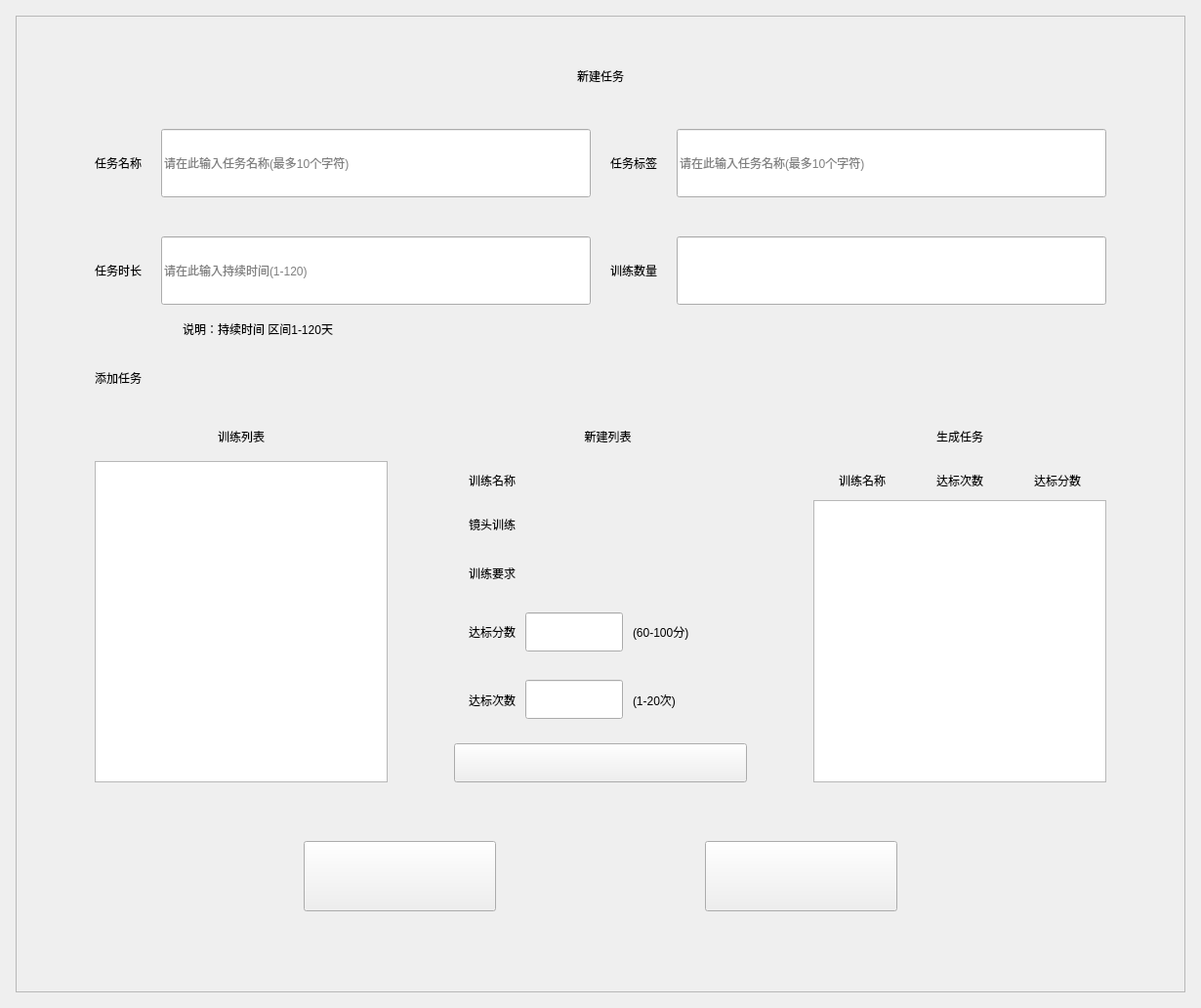
<?xml version="1.0" encoding="UTF-8"?>
<ui version="4.0">
 <class>SYModifyTrainTaskWindow</class>
 <widget class="QWidget" name="SYModifyTrainTaskWindow">
  <property name="geometry">
   <rect>
    <x>0</x>
    <y>0</y>
    <width>1230</width>
    <height>1032</height>
   </rect>
  </property>
  <property name="windowTitle">
   <string>SimLaparo</string>
  </property>
  <layout class="QVBoxLayout" name="verticalLayout_2">
   <item>
    <spacer name="verticalSpacer_4">
     <property name="orientation">
      <enum>Qt::Vertical</enum>
     </property>
     <property name="sizeHint" stdset="0">
      <size>
       <width>20</width>
       <height>87</height>
      </size>
     </property>
    </spacer>
   </item>
   <item>
    <layout class="QHBoxLayout" name="horizontalLayout_2">
     <item>
      <spacer name="horizontalSpacer_4">
       <property name="orientation">
        <enum>Qt::Horizontal</enum>
       </property>
       <property name="sizeHint" stdset="0">
        <size>
         <width>40</width>
         <height>20</height>
        </size>
       </property>
      </spacer>
     </item>
     <item>
      <widget class="QFrame" name="frame">
       <property name="minimumSize">
        <size>
         <width>1198</width>
         <height>1000</height>
        </size>
       </property>
       <property name="maximumSize">
        <size>
         <width>1198</width>
         <height>1000</height>
        </size>
       </property>
       <property name="frameShape">
        <enum>QFrame::StyledPanel</enum>
       </property>
       <property name="frameShadow">
        <enum>QFrame::Raised</enum>
       </property>
       <layout class="QVBoxLayout" name="verticalLayout" stretch="0,0">
        <property name="spacing">
         <number>0</number>
        </property>
        <property name="leftMargin">
         <number>80</number>
        </property>
        <property name="topMargin">
         <number>52</number>
        </property>
        <property name="rightMargin">
         <number>80</number>
        </property>
        <property name="bottomMargin">
         <number>82</number>
        </property>
        <item>
         <layout class="QVBoxLayout" name="verticalLayout_4">
          <property name="spacing">
           <number>0</number>
          </property>
          <item>
           <widget class="QLabel" name="lb_title">
            <property name="minimumSize">
             <size>
              <width>500</width>
              <height>0</height>
             </size>
            </property>
            <property name="text">
             <string>新建任务</string>
            </property>
            <property name="alignment">
             <set>Qt::AlignCenter</set>
            </property>
           </widget>
          </item>
          <item>
           <spacer name="verticalSpacer_7">
            <property name="orientation">
             <enum>Qt::Vertical</enum>
            </property>
            <property name="sizeType">
             <enum>QSizePolicy::Fixed</enum>
            </property>
            <property name="sizeHint" stdset="0">
             <size>
              <width>0</width>
              <height>45</height>
             </size>
            </property>
           </spacer>
          </item>
          <item>
           <widget class="QFrame" name="HeadFrame">
            <layout class="QHBoxLayout" name="TitleLayout">
             <property name="spacing">
              <number>20</number>
             </property>
             <property name="leftMargin">
              <number>0</number>
             </property>
             <property name="topMargin">
              <number>0</number>
             </property>
             <property name="rightMargin">
              <number>0</number>
             </property>
             <property name="bottomMargin">
              <number>0</number>
             </property>
             <item>
              <widget class="QLabel" name="lb_taskname">
               <property name="text">
                <string>任务名称</string>
               </property>
              </widget>
             </item>
             <item>
              <widget class="QLineEdit" name="edit_taskname">
               <property name="minimumSize">
                <size>
                 <width>0</width>
                 <height>70</height>
                </size>
               </property>
               <property name="maximumSize">
                <size>
                 <width>16777215</width>
                 <height>70</height>
                </size>
               </property>
               <property name="maxLength">
                <number>10</number>
               </property>
               <property name="placeholderText">
                <string>请在此输入任务名称(最多10个字符)</string>
               </property>
              </widget>
             </item>
             <item>
              <widget class="QLabel" name="lb_tasktag">
               <property name="text">
                <string>任务标签</string>
               </property>
              </widget>
             </item>
             <item>
              <widget class="QLineEdit" name="edit_tasktag">
               <property name="minimumSize">
                <size>
                 <width>0</width>
                 <height>70</height>
                </size>
               </property>
               <property name="placeholderText">
                <string>请在此输入任务名称(最多10个字符)</string>
               </property>
              </widget>
             </item>
            </layout>
           </widget>
          </item>
          <item>
           <spacer name="verticalSpacer">
            <property name="orientation">
             <enum>Qt::Vertical</enum>
            </property>
            <property name="sizeType">
             <enum>QSizePolicy::Fixed</enum>
            </property>
            <property name="sizeHint" stdset="0">
             <size>
              <width>20</width>
              <height>40</height>
             </size>
            </property>
           </spacer>
          </item>
          <item>
           <layout class="QHBoxLayout" name="horizontalLayout_6">
            <property name="spacing">
             <number>20</number>
            </property>
            <item>
             <widget class="QLabel" name="label_2">
              <property name="text">
               <string>任务时长</string>
              </property>
             </widget>
            </item>
            <item>
             <widget class="QLineEdit" name="edit_numday">
              <property name="minimumSize">
               <size>
                <width>0</width>
                <height>70</height>
               </size>
              </property>
              <property name="maximumSize">
               <size>
                <width>16777215</width>
                <height>70</height>
               </size>
              </property>
              <property name="maxLength">
               <number>3</number>
              </property>
              <property name="placeholderText">
               <string>请在此输入持续时间(1-120)</string>
              </property>
             </widget>
            </item>
            <item>
             <widget class="QLabel" name="lb_trainnum">
              <property name="text">
               <string>训练数量</string>
              </property>
             </widget>
            </item>
            <item>
             <widget class="QLineEdit" name="edit_numtrains">
              <property name="minimumSize">
               <size>
                <width>0</width>
                <height>70</height>
               </size>
              </property>
              <property name="readOnly">
               <bool>true</bool>
              </property>
             </widget>
            </item>
           </layout>
          </item>
          <item>
           <layout class="QHBoxLayout" name="horizontalLayout_8">
            <item>
             <spacer name="horizontalSpacer_7">
              <property name="orientation">
               <enum>Qt::Horizontal</enum>
              </property>
              <property name="sizeType">
               <enum>QSizePolicy::Fixed</enum>
              </property>
              <property name="sizeHint" stdset="0">
               <size>
                <width>90</width>
                <height>20</height>
               </size>
              </property>
             </spacer>
            </item>
            <item>
             <widget class="QLabel" name="label_14">
              <property name="minimumSize">
               <size>
                <width>0</width>
                <height>50</height>
               </size>
              </property>
              <property name="text">
               <string>说明：持续时间 区间1-120天</string>
              </property>
             </widget>
            </item>
           </layout>
          </item>
          <item>
           <widget class="QLabel" name="label_15">
            <property name="minimumSize">
             <size>
              <width>0</width>
              <height>50</height>
             </size>
            </property>
            <property name="maximumSize">
             <size>
              <width>16777215</width>
              <height>50</height>
             </size>
            </property>
            <property name="text">
             <string>添加任务</string>
            </property>
           </widget>
          </item>
          <item>
           <spacer name="verticalSpacer_6">
            <property name="orientation">
             <enum>Qt::Vertical</enum>
            </property>
            <property name="sizeType">
             <enum>QSizePolicy::Fixed</enum>
            </property>
            <property name="sizeHint" stdset="0">
             <size>
              <width>0</width>
              <height>10</height>
             </size>
            </property>
           </spacer>
          </item>
          <item>
           <layout class="QHBoxLayout" name="horizontalLayout_4">
            <property name="spacing">
             <number>0</number>
            </property>
            <property name="bottomMargin">
             <number>0</number>
            </property>
            <item>
             <widget class="QFrame" name="frame_left">
              <layout class="QVBoxLayout" name="verticalLayout_8">
               <property name="spacing">
                <number>0</number>
               </property>
               <property name="leftMargin">
                <number>0</number>
               </property>
               <property name="topMargin">
                <number>0</number>
               </property>
               <property name="rightMargin">
                <number>0</number>
               </property>
               <property name="bottomMargin">
                <number>0</number>
               </property>
               <item>
                <widget class="QLabel" name="label">
                 <property name="minimumSize">
                  <size>
                   <width>0</width>
                   <height>50</height>
                  </size>
                 </property>
                 <property name="maximumSize">
                  <size>
                   <width>16777215</width>
                   <height>50</height>
                  </size>
                 </property>
                 <property name="text">
                  <string>训练列表</string>
                 </property>
                 <property name="alignment">
                  <set>Qt::AlignCenter</set>
                 </property>
                </widget>
               </item>
               <item>
                <widget class="QTreeWidget" name="trainlist">
                 <property name="minimumSize">
                  <size>
                   <width>300</width>
                   <height>0</height>
                  </size>
                 </property>
                 <property name="maximumSize">
                  <size>
                   <width>300</width>
                   <height>16777215</height>
                  </size>
                 </property>
                 <property name="horizontalScrollBarPolicy">
                  <enum>Qt::ScrollBarAlwaysOff</enum>
                 </property>
                 <property name="indentation">
                  <number>0</number>
                 </property>
                 <property name="rootIsDecorated">
                  <bool>false</bool>
                 </property>
                 <property name="expandsOnDoubleClick">
                  <bool>false</bool>
                 </property>
                 <attribute name="headerVisible">
                  <bool>false</bool>
                 </attribute>
                 <column>
                  <property name="text">
                   <string notr="true">1</string>
                  </property>
                 </column>
                </widget>
               </item>
              </layout>
             </widget>
            </item>
            <item>
             <spacer name="horizontalSpacer_5">
              <property name="orientation">
               <enum>Qt::Horizontal</enum>
              </property>
              <property name="sizeHint" stdset="0">
               <size>
                <width>40</width>
                <height>20</height>
               </size>
              </property>
             </spacer>
            </item>
            <item>
             <widget class="QLabel" name="lb_arrow0">
              <property name="minimumSize">
               <size>
                <width>13</width>
                <height>18</height>
               </size>
              </property>
              <property name="maximumSize">
               <size>
                <width>13</width>
                <height>18</height>
               </size>
              </property>
              <property name="text">
               <string/>
              </property>
             </widget>
            </item>
            <item>
             <spacer name="horizontalSpacer_6">
              <property name="orientation">
               <enum>Qt::Horizontal</enum>
              </property>
              <property name="sizeHint" stdset="0">
               <size>
                <width>40</width>
                <height>20</height>
               </size>
              </property>
             </spacer>
            </item>
            <item>
             <layout class="QVBoxLayout" name="verticalLayout_7" stretch="0,0">
              <property name="spacing">
               <number>10</number>
              </property>
              <property name="leftMargin">
               <number>0</number>
              </property>
              <property name="bottomMargin">
               <number>0</number>
              </property>
              <item>
               <widget class="QFrame" name="frame_center">
                <property name="minimumSize">
                 <size>
                  <width>300</width>
                  <height>0</height>
                 </size>
                </property>
                <property name="maximumSize">
                 <size>
                  <width>300</width>
                  <height>16777215</height>
                 </size>
                </property>
                <layout class="QVBoxLayout" name="verticalLayout_9" stretch="0,0,0,0,0,0">
                 <property name="spacing">
                  <number>0</number>
                 </property>
                 <property name="leftMargin">
                  <number>15</number>
                 </property>
                 <property name="topMargin">
                  <number>0</number>
                 </property>
                 <property name="rightMargin">
                  <number>0</number>
                 </property>
                 <property name="bottomMargin">
                  <number>0</number>
                 </property>
                 <item>
                  <widget class="QLabel" name="label_3">
                   <property name="minimumSize">
                    <size>
                     <width>0</width>
                     <height>50</height>
                    </size>
                   </property>
                   <property name="maximumSize">
                    <size>
                     <width>16777215</width>
                     <height>50</height>
                    </size>
                   </property>
                   <property name="text">
                    <string>新建列表</string>
                   </property>
                   <property name="alignment">
                    <set>Qt::AlignCenter</set>
                   </property>
                  </widget>
                 </item>
                 <item>
                  <widget class="QLabel" name="label_5">
                   <property name="minimumSize">
                    <size>
                     <width>0</width>
                     <height>40</height>
                    </size>
                   </property>
                   <property name="maximumSize">
                    <size>
                     <width>16777215</width>
                     <height>40</height>
                    </size>
                   </property>
                   <property name="text">
                    <string>训练名称</string>
                   </property>
                  </widget>
                 </item>
                 <item>
                  <widget class="QLabel" name="lb_seltrainame">
                   <property name="minimumSize">
                    <size>
                     <width>0</width>
                     <height>50</height>
                    </size>
                   </property>
                   <property name="maximumSize">
                    <size>
                     <width>16777215</width>
                     <height>50</height>
                    </size>
                   </property>
                   <property name="text">
                    <string>镜头训练</string>
                   </property>
                  </widget>
                 </item>
                 <item>
                  <widget class="QLabel" name="label_4">
                   <property name="minimumSize">
                    <size>
                     <width>0</width>
                     <height>50</height>
                    </size>
                   </property>
                   <property name="maximumSize">
                    <size>
                     <width>16777215</width>
                     <height>50</height>
                    </size>
                   </property>
                   <property name="text">
                    <string>训练要求</string>
                   </property>
                  </widget>
                 </item>
                 <item>
                  <layout class="QHBoxLayout" name="horizontalLayout_7">
                   <property name="spacing">
                    <number>10</number>
                   </property>
                   <item>
                    <widget class="QLabel" name="label_7">
                     <property name="text">
                      <string>达标分数</string>
                     </property>
                     <property name="alignment">
                      <set>Qt::AlignLeading|Qt::AlignLeft|Qt::AlignVCenter</set>
                     </property>
                    </widget>
                   </item>
                   <item>
                    <widget class="QLineEdit" name="lineEdit_score">
                     <property name="minimumSize">
                      <size>
                       <width>100</width>
                       <height>40</height>
                      </size>
                     </property>
                     <property name="maximumSize">
                      <size>
                       <width>100</width>
                       <height>40</height>
                      </size>
                     </property>
                     <property name="maxLength">
                      <number>3</number>
                     </property>
                     <property name="alignment">
                      <set>Qt::AlignCenter</set>
                     </property>
                    </widget>
                   </item>
                   <item>
                    <widget class="QLabel" name="label_8">
                     <property name="text">
                      <string>(60-100分)</string>
                     </property>
                    </widget>
                   </item>
                   <item>
                    <spacer name="horizontalSpacer_8">
                     <property name="orientation">
                      <enum>Qt::Horizontal</enum>
                     </property>
                     <property name="sizeHint" stdset="0">
                      <size>
                       <width>40</width>
                       <height>20</height>
                      </size>
                     </property>
                    </spacer>
                   </item>
                  </layout>
                 </item>
                 <item>
                  <layout class="QHBoxLayout" name="horizontalLayout_5">
                   <property name="spacing">
                    <number>10</number>
                   </property>
                   <item>
                    <widget class="QLabel" name="label_9">
                     <property name="text">
                      <string>达标次数</string>
                     </property>
                     <property name="alignment">
                      <set>Qt::AlignLeading|Qt::AlignLeft|Qt::AlignVCenter</set>
                     </property>
                    </widget>
                   </item>
                   <item>
                    <widget class="QLineEdit" name="line_Edit_Times">
                     <property name="minimumSize">
                      <size>
                       <width>100</width>
                       <height>40</height>
                      </size>
                     </property>
                     <property name="maximumSize">
                      <size>
                       <width>100</width>
                       <height>40</height>
                      </size>
                     </property>
                     <property name="maxLength">
                      <number>2</number>
                     </property>
                     <property name="alignment">
                      <set>Qt::AlignCenter</set>
                     </property>
                    </widget>
                   </item>
                   <item>
                    <widget class="QLabel" name="label_10">
                     <property name="text">
                      <string>(1-20次)</string>
                     </property>
                    </widget>
                   </item>
                   <item>
                    <spacer name="horizontalSpacer_9">
                     <property name="orientation">
                      <enum>Qt::Horizontal</enum>
                     </property>
                     <property name="sizeHint" stdset="0">
                      <size>
                       <width>40</width>
                       <height>20</height>
                      </size>
                     </property>
                    </spacer>
                   </item>
                  </layout>
                 </item>
                </layout>
               </widget>
              </item>
              <item>
               <widget class="QPushButton" name="bt_add">
                <property name="minimumSize">
                 <size>
                  <width>300</width>
                  <height>40</height>
                 </size>
                </property>
                <property name="maximumSize">
                 <size>
                  <width>299</width>
                  <height>40</height>
                 </size>
                </property>
                <property name="text">
                 <string/>
                </property>
               </widget>
              </item>
             </layout>
            </item>
            <item>
             <spacer name="horizontalSpacer">
              <property name="orientation">
               <enum>Qt::Horizontal</enum>
              </property>
              <property name="sizeHint" stdset="0">
               <size>
                <width>40</width>
                <height>20</height>
               </size>
              </property>
             </spacer>
            </item>
            <item>
             <widget class="QLabel" name="lb_arrow1">
              <property name="minimumSize">
               <size>
                <width>13</width>
                <height>18</height>
               </size>
              </property>
              <property name="maximumSize">
               <size>
                <width>13</width>
                <height>18</height>
               </size>
              </property>
              <property name="text">
               <string/>
              </property>
             </widget>
            </item>
            <item>
             <spacer name="horizontalSpacer_2">
              <property name="orientation">
               <enum>Qt::Horizontal</enum>
              </property>
              <property name="sizeHint" stdset="0">
               <size>
                <width>40</width>
                <height>20</height>
               </size>
              </property>
             </spacer>
            </item>
            <item>
             <layout class="QVBoxLayout" name="verticalLayout_5">
              <property name="spacing">
               <number>25</number>
              </property>
              <item>
               <widget class="QFrame" name="frame_right">
                <layout class="QVBoxLayout" name="verticalLayout_6">
                 <property name="spacing">
                  <number>0</number>
                 </property>
                 <property name="leftMargin">
                  <number>0</number>
                 </property>
                 <property name="topMargin">
                  <number>0</number>
                 </property>
                 <property name="rightMargin">
                  <number>0</number>
                 </property>
                 <property name="bottomMargin">
                  <number>0</number>
                 </property>
                 <item>
                  <widget class="QLabel" name="label_6">
                   <property name="minimumSize">
                    <size>
                     <width>0</width>
                     <height>50</height>
                    </size>
                   </property>
                   <property name="maximumSize">
                    <size>
                     <width>16777215</width>
                     <height>50</height>
                    </size>
                   </property>
                   <property name="text">
                    <string>生成任务</string>
                   </property>
                   <property name="alignment">
                    <set>Qt::AlignCenter</set>
                   </property>
                  </widget>
                 </item>
                 <item>
                  <layout class="QHBoxLayout" name="horizontalLayout_3">
                   <property name="spacing">
                    <number>0</number>
                   </property>
                   <property name="bottomMargin">
                    <number>0</number>
                   </property>
                   <item>
                    <widget class="QLabel" name="label_13">
                     <property name="minimumSize">
                      <size>
                       <width>0</width>
                       <height>40</height>
                      </size>
                     </property>
                     <property name="maximumSize">
                      <size>
                       <width>16777215</width>
                       <height>40</height>
                      </size>
                     </property>
                     <property name="text">
                      <string>训练名称</string>
                     </property>
                     <property name="alignment">
                      <set>Qt::AlignCenter</set>
                     </property>
                    </widget>
                   </item>
                   <item>
                    <widget class="QLabel" name="label_12">
                     <property name="text">
                      <string>达标次数</string>
                     </property>
                     <property name="alignment">
                      <set>Qt::AlignCenter</set>
                     </property>
                    </widget>
                   </item>
                   <item>
                    <widget class="QLabel" name="label_11">
                     <property name="text">
                      <string>达标分数</string>
                     </property>
                     <property name="alignment">
                      <set>Qt::AlignCenter</set>
                     </property>
                    </widget>
                   </item>
                  </layout>
                 </item>
                 <item>
                  <widget class="QTableWidget" name="table_selectedtrain">
                   <property name="minimumSize">
                    <size>
                     <width>300</width>
                     <height>0</height>
                    </size>
                   </property>
                   <property name="maximumSize">
                    <size>
                     <width>300</width>
                     <height>16777215</height>
                    </size>
                   </property>
                   <property name="focusPolicy">
                    <enum>Qt::NoFocus</enum>
                   </property>
                   <property name="horizontalScrollBarPolicy">
                    <enum>Qt::ScrollBarAlwaysOff</enum>
                   </property>
                   <property name="verticalScrollMode">
                    <enum>QAbstractItemView::ScrollPerPixel</enum>
                   </property>
                   <property name="showGrid">
                    <bool>false</bool>
                   </property>
                   <property name="columnCount">
                    <number>3</number>
                   </property>
                   <attribute name="horizontalHeaderVisible">
                    <bool>false</bool>
                   </attribute>
                   <attribute name="verticalHeaderVisible">
                    <bool>false</bool>
                   </attribute>
                   <column/>
                   <column/>
                   <column/>
                  </widget>
                 </item>
                </layout>
               </widget>
              </item>
             </layout>
            </item>
           </layout>
          </item>
         </layout>
        </item>
        <item>
         <widget class="QFrame" name="frambottom">
          <layout class="QVBoxLayout" name="verticalLayout_3">
           <property name="spacing">
            <number>0</number>
           </property>
           <property name="leftMargin">
            <number>0</number>
           </property>
           <property name="topMargin">
            <number>0</number>
           </property>
           <property name="rightMargin">
            <number>0</number>
           </property>
           <property name="bottomMargin">
            <number>0</number>
           </property>
           <item>
            <spacer name="verticalSpacer_3">
             <property name="orientation">
              <enum>Qt::Vertical</enum>
             </property>
             <property name="sizeType">
              <enum>QSizePolicy::Fixed</enum>
             </property>
             <property name="sizeHint" stdset="0">
              <size>
               <width>20</width>
               <height>60</height>
              </size>
             </property>
            </spacer>
           </item>
           <item>
            <layout class="QHBoxLayout" name="horizontalLayout">
             <item>
              <widget class="QPushButton" name="bt_cancel">
               <property name="minimumSize">
                <size>
                 <width>197</width>
                 <height>72</height>
                </size>
               </property>
               <property name="maximumSize">
                <size>
                 <width>197</width>
                 <height>72</height>
                </size>
               </property>
               <property name="text">
                <string/>
               </property>
              </widget>
             </item>
             <item>
              <widget class="QPushButton" name="bt_conform">
               <property name="minimumSize">
                <size>
                 <width>197</width>
                 <height>72</height>
                </size>
               </property>
               <property name="maximumSize">
                <size>
                 <width>197</width>
                 <height>72</height>
                </size>
               </property>
               <property name="text">
                <string/>
               </property>
              </widget>
             </item>
            </layout>
           </item>
          </layout>
         </widget>
        </item>
       </layout>
      </widget>
     </item>
     <item>
      <spacer name="horizontalSpacer_3">
       <property name="orientation">
        <enum>Qt::Horizontal</enum>
       </property>
       <property name="sizeHint" stdset="0">
        <size>
         <width>40</width>
         <height>20</height>
        </size>
       </property>
      </spacer>
     </item>
    </layout>
   </item>
   <item>
    <spacer name="verticalSpacer_5">
     <property name="orientation">
      <enum>Qt::Vertical</enum>
     </property>
     <property name="sizeHint" stdset="0">
      <size>
       <width>20</width>
       <height>86</height>
      </size>
     </property>
    </spacer>
   </item>
  </layout>
 </widget>
 <resources/>
 <connections/>
</ui>
